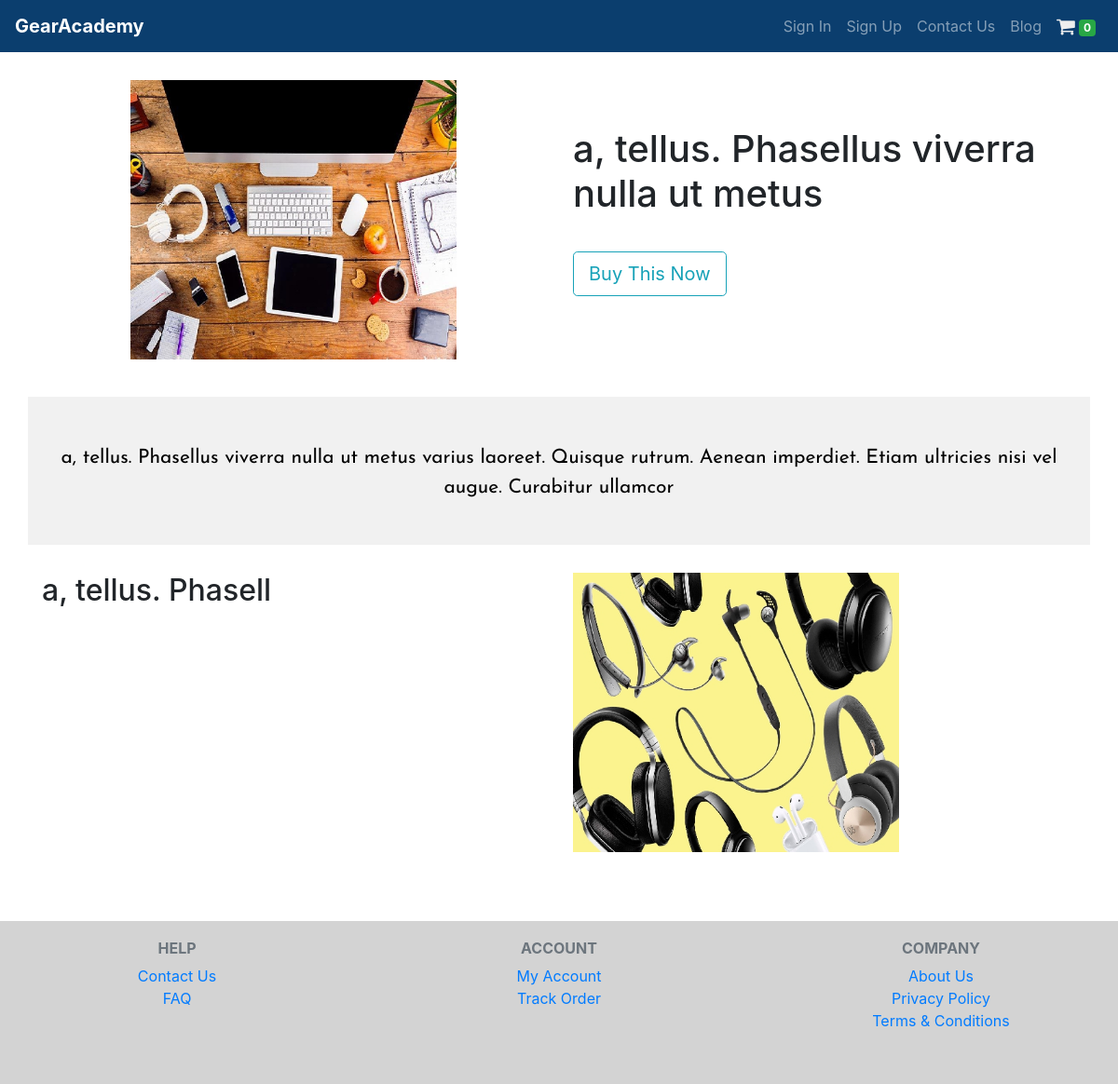
Page /addBanner/1/headsets/ on the committed database.
### addBanner/models.py (models this page shows, shortened)
class AddBannerImage(models.Model):
    name = models.ForeignKey(AddBanner, on_delete=models.CASCADE, related_name='images')
    imageMore = models.ImageField(upload_to='addBanner/%Y/%m/%d', blank=True)

class AddBanner(models.Model):
    name = models.CharField(max_length=150, db_index=True)
    product = models.OneToOneField(Product, on_delete=models.CASCADE, default=13)
    slug = models.SlugField(max_length=150, unique=True ,db_index=True)
    created_at = models.DateTimeField(auto_now_add=True)
    updated_at = models.DateTimeField(auto_now=True)
    image = models.ImageField(upload_to='addBanner/%Y/%m/%d', blank=True)
    description1 = models.TextField(blank=True, null=True)
    description2 = models.TextField(blank=True, null=True)
    description3 = models.TextField(blank=True, null=True)
    class Meta:
        ordering = ('name', )
        verbose_name = 'addbanner'
        verbose_name_plural = 'addbanners'

### addBanner/views.py (the view)
# urls.py: url(r'^(?P<id>\d+)/(?P<slug>[-\w]+)/$', views.AddBanner_detail, name='AddBanner_detail'),
def AddBanner_detail(request, id, slug):
    add = get_object_or_404(AddBanner, id=id, slug=slug)
    addsImages = AddBannerImage.objects.filter(name=add.id)
    print("Product.id: ", add.product.id)
    product = get_object_or_404(Product, id=add.product.id)
    print("product: ", product.get_absolute_url)
    context = {
        'add': add,
        'addsImages': addsImages,
        'product': product,
    }
    return render(request, 'addBanner/addDetail.html', context)

### cart/cart.py (called while the page is built)
    def __len__(self):
        return sum(item['quantity'] for item in self.cart.values())

### cart/context_processors.py (called while the page is built)
def cart(request):
    return {'cart': Cart(request)}

### shop/models.py (called while the page is built)
    def __str__(self):
        return self.name

    def get_absolute_url(self):
        return reverse('shop:product_detail', args=[self.id, self.slug])

### addBanner/templates/addBanner/addDetail.html (shortened to what this page needs)
{% extends 'shop/base.html' %}
{% load static %}
{% load staticfiles %}
{% block content %}
<div class="container">
  <div class="row justify-content-around my-row-adds-info1">
    <div class="col-sm-6 col-md-6 col-lg-6 text-center my-col-adds-info1">
      <img class="img-responsive"
      width="350" height="300"
      src="{% if addsImages.first.imageMore %} {{ addsImages.first.imageMore.url }} {% else %} {% static 'http://placehold.it/700x400' %} {% endif %}"
      alt="">
    </div>
    <div class="col-sm-6 col-md-6 col-lg-6 my-col-adds-info1-1">
      <h1>{{ add.description1 }}</h1>
      <a href="{{ product.get_absolute_url }}" class="btn btn-outline-info btn-lg btn-info1" role="button">
        Buy This Now
      </a>
    </div>
  </div>
  <div class="row justify-content-around my-row-adds-info2" id="testimonial">
    <div class="col-sm-12 col-md-12 col-lg-12 my-col-adds-info2">
      <p>{{ add.description2 }}</p>
    </div>
  </div>
  <div class="row justify-content-around my-row-adds-info3">
    <div class="col-sm-12 col-md-6 col-lg-6 my-col-adds-info3">
      <h2>{{ add.description3 }}</h2>
    </div>
    <div class="col-sm-12 col-md-6 col-lg-6">
      <img class="img-responsive"
      width="350" height="300"
      src="{% if addsImages.first.imageMore %} {{ addsImages.last.imageMore.url }} {% else %} {% static 'http://placehold.it/700x400' %} {% endif %}"
      alt="">
    </div>
  </div>
</div>
{% endblock %}

### static/css/styles.css (style rules this page uses)
h1,h2,h3,h4,h5,h6 { font-family: Poppins; }
body { min-height: 100vh; }
.my-row-adds-info1 { margin-top: 30px; }
.my-row-adds-info2 { margin-top: 30px; padding-top: 50px; padding-bottom: 50px; }
.my-row-adds-info3 { margin-top: 30px; }
.my-col-adds-info1-1 { margin-top: 50px; }
p { font-family:Roboto; }
#testimonial { background:#f1f1f1; padding: 50px 0 30px 0; text-align:center; margin-top:40px; }
#testimonial p { font-size:21px; font-family: 'Josefin Sans'; color:#000; }
.btn-info1 { margin-top: 30px; }

### rows in the picture
AddBannerImage: imageMore (picture)
AddBanner: description1 "a, tellus. Phasellus viverra nulla ut metus", description2 "a, tellus. Phasellus viverra nulla ut metus varius laoreet. Quisque rutrum. Aenean imperdiet. Etiam ultricies nisi vel augue. Curabitur ullamcor", description3 "a, tellus. Phasell"
AddBannerImage: last.imageMore (picture)
